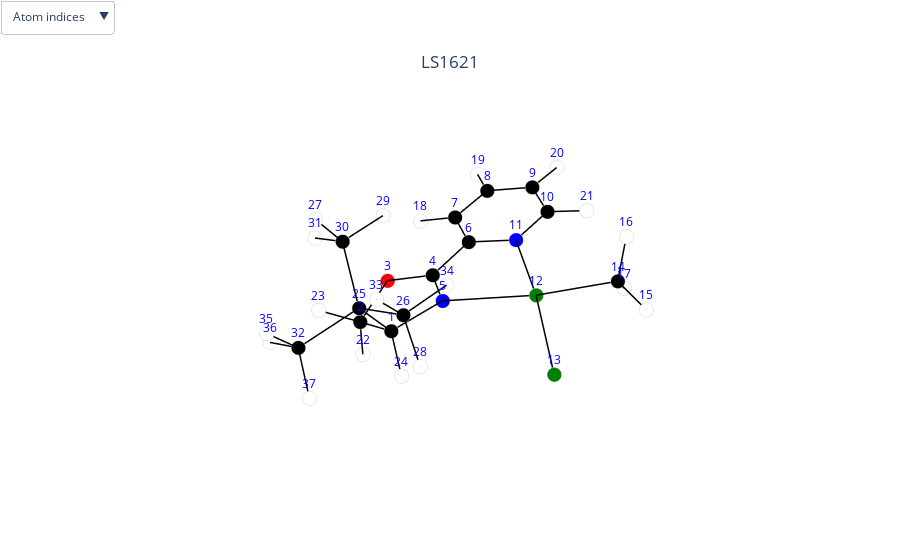

The notebook cell saved with this chart:
### Code cell
mols.visualize_molecules([0])

### Figure 1 — Plotly figure (JSON) as saved in the notebook; plotly's stock layout.template omitted (floating-point values rounded to 4 significant figures)
{"data": [{"marker": {"color": ["black", "black", "red", "black", "blue", "black", "black", "black", "black", "black", "blue", "green", "green", "black", "white", "white", "white", "white", "white", "white", "white", "white", "white", "white", "black", "black", "white", "white", "white", "black", "white", "black", "white", "white", "white", "white", "white"], "line": {"color": "lightgray", "width": 2}, "size": 5}, "mode": "markers", "name": "atoms", "text": ["C", "C", "O", "C", "N", "C", "C", "C", "C", "C", "N", "Pd", "Cl", "C", "H", "H", "H", "H", "H", "H", "H", "H", "H", "H", "C", "C", "H", "H", "H", "C", "H", "C", "H", "H", "H", "H", "H"], "type": "scatter3d", "x": [2.134, 2.037, 0.7242, 0.08002, 0.7303, -1.352, -2.009, -3.353, -3.979, -3.244, -1.958, -0.7168, 0.7184, -2.209, -1.885, -2.572, -2.989, -1.467, -3.899, -5.023, -3.697, 2.067, 2.769, 2.48, 3.033, 2.938, 3.253, 3.176, 1.582, 2.606, 2.677, 4.478, 3.635, 1.933, 5.143, 4.616, 4.796], "y": [-0.695, -2.12, -2.583, -1.48, -0.3981, -1.59, -2.807, -2.829, -1.638, -0.4595, -0.4315, 1.344, 3.114, 2.602, 3.631, 2.439, 2.366, -3.704, -3.762, -1.608, 0.4958, -2.13, -2.819, 0.02511, -0.5674, 0.8566, -1.447, 1.596, -1.365, -1.558, -2.597, -0.8433, 0.9768, 1.086, -0.723, -1.857, -0.1395], "z": [-0.6971, -1.283, -0.8798, -0.4727, -0.3864, -0.1401, -0.1375, 0.209, 0.5307, 0.4926, 0.1665, -0.06091, -0.5104, 0.2328, 0.1127, 1.252, -0.4965, -0.4013, 0.2255, 0.8063, 0.7258, -2.372, -0.8886, -1.441, 0.5538, 1.1, 2.51, 0.3345, 1.961, 1.638, 1.308, 0.1299, 1.932, 1.454, 0.9865, -0.2515, -0.6419]}, {"hoverinfo": "none", "line": {"color": "black", "width": 3}, "mode": "lines", "name": "bonds", "type": "scatter3d", "x": [2.134, 2.037, null, 2.037, 0.7242, null, 0.7242, 0.08002, null, 0.08002, 0.7303, null, -1.352, -2.009, null, -2.009, -3.353, null, -3.979, -3.353, null, -3.979, -3.244, null, -3.244, -1.958, null, -1.958, -0.7168, null, -0.7168, 0.7184, null, -2.209, -1.885, null, 3.033, 2.938, null, 1.582, 2.606, null, 2.606, 2.677, null, 0.08002, -1.352, null, -0.7168, -2.209, null, -2.209, -2.572, null, 2.938, 3.176, null, -2.989, -2.209, null, 3.253, 2.606, null, 5.143, 4.478, null, 2.134, 0.7303, null, 4.616, 4.478, null, -1.958, -1.352, null, 3.033, 2.606, null, 4.796, 4.478, null, -0.7168, 0.7303, null, 3.033, 4.478, null, 3.635, 2.938, null, 2.938, 1.933, null, -1.467, -2.009, null, -3.899, -3.353, null, -3.979, -5.023, null, -3.244, -3.697, null, 3.033, 2.134, null, 2.134, 2.48, null, 2.037, 2.769, null, 2.037, 2.067, null], "y": [-0.695, -2.12, null, -2.12, -2.583, null, -2.583, -1.48, null, -1.48, -0.3981, null, -1.59, -2.807, null, -2.807, -2.829, null, -1.638, -2.829, null, -1.638, -0.4595, null, -0.4595, -0.4315, null, -0.4315, 1.344, null, 1.344, 3.114, null, 2.602, 3.631, null, -0.5674, 0.8566, null, -1.365, -1.558, null, -1.558, -2.597, null, -1.48, -1.59, null, 1.344, 2.602, null, 2.602, 2.439, null, 0.8566, 1.596, null, 2.366, 2.602, null, -1.447, -1.558, null, -0.723, -0.8433, null, -0.695, -0.3981, null, -1.857, -0.8433, null, -0.4315, -1.59, null, -0.5674, -1.558, null, -0.1395, -0.8433, null, 1.344, -0.3981, null, -0.5674, -0.8433, null, 0.9768, 0.8566, null, 0.8566, 1.086, null, -3.704, -2.807, null, -3.762, -2.829, null, -1.638, -1.608, null, -0.4595, 0.4958, null, -0.5674, -0.695, null, -0.695, 0.02511, null, -2.12, -2.819, null, -2.12, -2.13, null], "z": [-0.6971, -1.283, null, -1.283, -0.8798, null, -0.8798, -0.4727, null, -0.4727, -0.3864, null, -0.1401, -0.1375, null, -0.1375, 0.209, null, 0.5307, 0.209, null, 0.5307, 0.4926, null, 0.4926, 0.1665, null, 0.1665, -0.06091, null, -0.06091, -0.5104, null, 0.2328, 0.1127, null, 0.5538, 1.1, null, 1.961, 1.638, null, 1.638, 1.308, null, -0.4727, -0.1401, null, -0.06091, 0.2328, null, 0.2328, 1.252, null, 1.1, 0.3345, null, -0.4965, 0.2328, null, 2.51, 1.638, null, 0.9865, 0.1299, null, -0.6971, -0.3864, null, -0.2515, 0.1299, null, 0.1665, -0.1401, null, 0.5538, 1.638, null, -0.6419, 0.1299, null, -0.06091, -0.3864, null, 0.5538, 0.1299, null, 1.932, 1.1, null, 1.1, 1.454, null, -0.4013, -0.1375, null, 0.2255, 0.209, null, 0.5307, 0.8063, null, 0.4926, 0.7258, null, 0.5538, -0.6971, null, -0.6971, -1.441, null, -1.283, -0.8886, null, -1.283, -2.372, null]}, {"line": {"color": "red", "width": 8}, "mode": "lines", "name": "Dipole X", "showlegend": true, "type": "scatter3d", "visible": false, "x": [0, -15.32], "y": [0, 0], "z": [0, 0]}, {"anchor": "tip", "colorscale": [[0, "red"], [1, "red"]], "name": "Dipole X", "showlegend": false, "showscale": false, "sizemode": "scaled", "sizeref": 0.2, "type": "cone", "u": [-15.47], "v": [0], "visible": false, "w": [0], "x": [-15.47], "y": [0], "z": [0]}, {"line": {"color": "green", "width": 8}, "mode": "lines", "name": "Dipole Y", "showlegend": true, "type": "scatter3d", "visible": false, "x": [0, 0], "y": [0, -51.13], "z": [0, 0]}, {"anchor": "tip", "colorscale": [[0, "green"], [1, "green"]], "name": "Dipole Y", "showlegend": false, "showscale": false, "sizemode": "scaled", "sizeref": 0.2, "type": "cone", "u": [0], "v": [-51.28], "visible": false, "w": [0], "x": [0], "y": [-51.28], "z": [0]}, {"line": {"color": "blue", "width": 8}, "mode": "lines", "name": "Dipole Z", "showlegend": true, "type": "scatter3d", "visible": false, "x": [0, 0], "y": [0, 0], "z": [0, 3.16]}, {"anchor": "tip", "colorscale": [[0, "blue"], [1, "blue"]], "name": "Dipole Z", "showlegend": false, "showscale": false, "sizemode": "scaled", "sizeref": 0.2, "type": "cone", "u": [0], "v": [0], "visible": false, "w": [3.31], "x": [0], "y": [0], "z": [3.31]}, {"line": {"color": "purple", "width": 8}, "mode": "lines", "name": "Total Dipole", "showlegend": true, "type": "scatter3d", "visible": false, "x": [0, -15.43], "y": [0, -51.13], "z": [0, 3.3]}, {"anchor": "tip", "colorscale": [[0, "purple"], [1, "purple"]], "name": "Total Dipole", "showlegend": false, "showscale": false, "sizemode": "scaled", "sizeref": 0.2, "type": "cone", "u": [-15.47], "v": [-51.28], "visible": false, "w": [3.31], "x": [-15.47], "y": [-51.28], "z": [3.31]}], "layout": {"margin": {"b": 0, "l": 0, "r": 0, "t": 0}, "scene": {"annotations": [{"font": {"color": "blue"}, "showarrow": false, "text": "1", "x": 2.134, "y": -0.695, "yshift": 15, "z": -0.6971}, {"font": {"color": "blue"}, "showarrow": false, "text": "2", "x": 2.037, "y": -2.12, "yshift": 15, "z": -1.283}, {"font": {"color": "blue"}, "showarrow": false, "text": "3", "x": 0.7242, "y": -2.583, "yshift": 15, "z": -0.8798}, {"font": {"color": "blue"}, "showarrow": false, "text": "4", "x": 0.08002, "y": -1.48, "yshift": 15, "z": -0.4727}, {"font": {"color": "blue"}, "showarrow": false, "text": "5", "x": 0.7303, "y": -0.3981, "yshift": 15, "z": -0.3864}, {"font": {"color": "blue"}, "showarrow": false, "text": "6", "x": -1.352, "y": -1.59, "yshift": 15, "z": -0.1401}, {"font": {"color": "blue"}, "showarrow": false, "text": "7", "x": -2.009, "y": -2.807, "yshift": 15, "z": -0.1375}, {"font": {"color": "blue"}, "showarrow": false, "text": "8", "x": -3.353, "y": -2.829, "yshift": 15, "z": 0.209}, {"font": {"color": "blue"}, "showarrow": false, "text": "9", "x": -3.979, "y": -1.638, "yshift": 15, "z": 0.5307}, {"font": {"color": "blue"}, "showarrow": false, "text": "10", "x": -3.244, "y": -0.4595, "yshift": 15, "z": 0.4926}, {"font": {"color": "blue"}, "showarrow": false, "text": "11", "x": -1.958, "y": -0.4315, "yshift": 15, "z": 0.1665}, {"font": {"color": "blue"}, "showarrow": false, "text": "12", "x": -0.7168, "y": 1.344, "yshift": 15, "z": -0.06091}, {"font": {"color": "blue"}, "showarrow": false, "text": "13", "x": 0.7184, "y": 3.114, "yshift": 15, "z": -0.5104}, {"font": {"color": "blue"}, "showarrow": false, "text": "14", "x": -2.209, "y": 2.602, "yshift": 15, "z": 0.2328}, {"font": {"color": "blue"}, "showarrow": false, "text": "15", "x": -1.885, "y": 3.631, "yshift": 15, "z": 0.1127}, {"font": {"color": "blue"}, "showarrow": false, "text": "16", "x": -2.572, "y": 2.439, "yshift": 15, "z": 1.252}, {"font": {"color": "blue"}, "showarrow": false, "text": "17", "x": -2.989, "y": 2.366, "yshift": 15, "z": -0.4965}, {"font": {"color": "blue"}, "showarrow": false, "text": "18", "x": -1.467, "y": -3.704, "yshift": 15, "z": -0.4013}, {"font": {"color": "blue"}, "showarrow": false, "text": "19", "x": -3.899, "y": -3.762, "yshift": 15, "z": 0.2255}, {"font": {"color": "blue"}, "showarrow": false, "text": "20", "x": -5.023, "y": -1.608, "yshift": 15, "z": 0.8063}, {"font": {"color": "blue"}, "showarrow": false, "text": "21", "x": -3.697, "y": 0.4958, "yshift": 15, "z": 0.7258}, {"font": {"color": "blue"}, "showarrow": false, "text": "22", "x": 2.067, "y": -2.13, "yshift": 15, "z": -2.372}, {"font": {"color": "blue"}, "showarrow": false, "text": "23", "x": 2.769, "y": -2.819, "yshift": 15, "z": -0.8886}, {"font": {"color": "blue"}, "showarrow": false, "text": "24", "x": 2.48, "y": 0.02511, "yshift": 15, "z": -1.441}, {"font": {"color": "blue"}, "showarrow": false, "text": "25", "x": 3.033, "y": -0.5674, "yshift": 15, "z": 0.5538}, {"font": {"color": "blue"}, "showarrow": false, "text": "26", "x": 2.938, "y": 0.8566, "yshift": 15, "z": 1.1}, {"font": {"color": "blue"}, "showarrow": false, "text": "27", "x": 3.253, "y": -1.447, "yshift": 15, "z": 2.51}, {"font": {"color": "blue"}, "showarrow": false, "text": "28", "x": 3.176, "y": 1.596, "yshift": 15, "z": 0.3345}, {"font": {"color": "blue"}, "showarrow": false, "text": "29", "x": 1.582, "y": -1.365, "yshift": 15, "z": 1.961}, {"font": {"color": "blue"}, "showarrow": false, "text": "30", "x": 2.606, "y": -1.558, "yshift": 15, "z": 1.638}, {"font": {"color": "blue"}, "showarrow": false, "text": "31", "x": 2.677, "y": -2.597, "yshift": 15, "z": 1.308}, {"font": {"color": "blue"}, "showarrow": false, "text": "32", "x": 4.478, "y": -0.8433, "yshift": 15, "z": 0.1299}, {"font": {"color": "blue"}, "showarrow": false, "text": "33", "x": 3.635, "y": 0.9768, "yshift": 15, "z": 1.932}, {"font": {"color": "blue"}, "showarrow": false, "text": "34", "x": 1.933, "y": 1.086, "yshift": 15, "z": 1.454}, {"font": {"color": "blue"}, "showarrow": false, "text": "35", "x": 5.143, "y": -0.723, "yshift": 15, "z": 0.9865}, {"font": {"color": "blue"}, "showarrow": false, "text": "36", "x": 4.616, "y": -1.857, "yshift": 15, "z": -0.2515}, {"font": {"color": "blue"}, "showarrow": false, "text": "37", "x": 4.796, "y": -0.1395, "yshift": 15, "z": -0.6419}], "xaxis": {"showbackground": false, "showgrid": false, "showticklabels": false, "title": {"font": {"color": "white"}}, "zeroline": false}, "yaxis": {"showbackground": false, "showgrid": false, "showticklabels": false, "title": {"font": {"color": "white"}}, "zeroline": false}, "zaxis": {"showbackground": false, "showgrid": false, "showticklabels": false, "title": {"font": {"color": "white"}}, "zeroline": false}}, "showlegend": false, "title": {"text": "LS1621", "x": 0.5, "xanchor": "center", "y": 0.9, "yanchor": "top"}, "updatemenus": [{"buttons": [{"args": [{"scene.annotations": [{"font": {"color": "blue"}, "showarrow": false, "text": "1", "x": 2.134, "y": -0.695, "yshift": 15, "z": -0.6971}, {"font": {"color": "blue"}, "showarrow": false, "text": "2", "x": 2.037, "y": -2.12, "yshift": 15, "z": -1.283}, {"font": {"color": "blue"}, "showarrow": false, "text": "3", "x": 0.7242, "y": -2.583, "yshift": 15, "z": -0.8798}, {"font": {"color": "blue"}, "showarrow": false, "text": "4", "x": 0.08002, "y": -1.48, "yshift": 15, "z": -0.4727}, {"font": {"color": "blue"}, "showarrow": false, "text": "5", "x": 0.7303, "y": -0.3981, "yshift": 15, "z": -0.3864}, {"font": {"color": "blue"}, "showarrow": false, "text": "6", "x": -1.352, "y": -1.59, "yshift": 15, "z": -0.1401}, {"font": {"color": "blue"}, "showarrow": false, "text": "7", "x": -2.009, "y": -2.807, "yshift": 15, "z": -0.1375}, {"font": {"color": "blue"}, "showarrow": false, "text": "8", "x": -3.353, "y": -2.829, "yshift": 15, "z": 0.209}, {"font": {"color": "blue"}, "showarrow": false, "text": "9", "x": -3.979, "y": -1.638, "yshift": 15, "z": 0.5307}, {"font": {"color": "blue"}, "showarrow": false, "text": "10", "x": -3.244, "y": -0.4595, "yshift": 15, "z": 0.4926}, {"font": {"color": "blue"}, "showarrow": false, "text": "11", "x": -1.958, "y": -0.4315, "yshift": 15, "z": 0.1665}, {"font": {"color": "blue"}, "showarrow": false, "text": "12", "x": -0.7168, "y": 1.344, "yshift": 15, "z": -0.06091}, {"font": {"color": "blue"}, "showarrow": false, "text": "13", "x": 0.7184, "y": 3.114, "yshift": 15, "z": -0.5104}, {"font": {"color": "blue"}, "showarrow": false, "text": "14", "x": -2.209, "y": 2.602, "yshift": 15, "z": 0.2328}, {"font": {"color": "blue"}, "showarrow": false, "text": "15", "x": -1.885, "y": 3.631, "yshift": 15, "z": 0.1127}, {"font": {"color": "blue"}, "showarrow": false, "text": "16", "x": -2.572, "y": 2.439, "yshift": 15, "z": 1.252}, {"font": {"color": "blue"}, "showarrow": false, "text": "17", "x": -2.989, "y": 2.366, "yshift": 15, "z": -0.4965}, {"font": {"color": "blue"}, "showarrow": false, "text": "18", "x": -1.467, "y": -3.704, "yshift": 15, "z": -0.4013}, {"font": {"color": "blue"}, "showarrow": false, "text": "19", "x": -3.899, "y": -3.762, "yshift": 15, "z": 0.2255}, {"font": {"color": "blue"}, "showarrow": false, "text": "20", "x": -5.023, "y": -1.608, "yshift": 15, "z": 0.8063}, {"font": {"color": "blue"}, "showarrow": false, "text": "21", "x": -3.697, "y": 0.4958, "yshift": 15, "z": 0.7258}, {"font": {"color": "blue"}, "showarrow": false, "text": "22", "x": 2.067, "y": -2.13, "yshift": 15, "z": -2.372}, {"font": {"color": "blue"}, "showarrow": false, "text": "23", "x": 2.769, "y": -2.819, "yshift": 15, "z": -0.8886}, {"font": {"color": "blue"}, "showarrow": false, "text": "24", "x": 2.48, "y": 0.02511, "yshift": 15, "z": -1.441}, {"font": {"color": "blue"}, "showarrow": false, "text": "25", "x": 3.033, "y": -0.5674, "yshift": 15, "z": 0.5538}, {"font": {"color": "blue"}, "showarrow": false, "text": "26", "x": 2.938, "y": 0.8566, "yshift": 15, "z": 1.1}, {"font": {"color": "blue"}, "showarrow": false, "text": "27", "x": 3.253, "y": -1.447, "yshift": 15, "z": 2.51}, {"font": {"color": "blue"}, "showarrow": false, "text": "28", "x": 3.176, "y": 1.596, "yshift": 15, "z": 0.3345}, {"font": {"color": "blue"}, "showarrow": false, "text": "29", "x": 1.582, "y": -1.365, "yshift": 15, "z": 1.961}, {"font": {"color": "blue"}, "showarrow": false, "text": "30", "x": 2.606, "y": -1.558, "yshift": 15, "z": 1.638}, {"font": {"color": "blue"}, "showarrow": false, "text": "31", "x": 2.677, "y": -2.597, "yshift": 15, "z": 1.308}, {"font": {"color": "blue"}, "showarrow": false, "text": "32", "x": 4.478, "y": -0.8433, "yshift": 15, "z": 0.1299}, {"font": {"color": "blue"}, "showarrow": false, "text": "33", "x": 3.635, "y": 0.9768, "yshift": 15, "z": 1.932}, {"font": {"color": "blue"}, "showarrow": false, "text": "34", "x": 1.933, "y": 1.086, "yshift": 15, "z": 1.454}, {"font": {"color": "blue"}, "showarrow": false, "text": "35", "x": 5.143, "y": -0.723, "yshift": 15, "z": 0.9865}, {"font": {"color": "blue"}, "showarrow": false, "text": "36", "x": 4.616, "y": -1.857, "yshift": 15, "z": -0.2515}, {"font": {"color": "blue"}, "showarrow": false, "text": "37", "x": 4.796, "y": -0.1395, "yshift": 15, "z": -0.6419}]}], "label": "Atom indices", "method": "relayout"}, {"args": [{"scene.annotations": [{"showarrow": false, "text": "1.54", "x": 2.086, "y": -1.408, "yshift": 10, "z": -0.9899}, {"showarrow": false, "text": "1.45", "x": 1.381, "y": -2.351, "yshift": 10, "z": -1.081}, {"showarrow": false, "text": "1.34", "x": 0.4021, "y": -2.031, "yshift": 10, "z": -0.6763}, {"showarrow": false, "text": "1.27", "x": 0.4052, "y": -0.9391, "yshift": 10, "z": -0.4296}, {"showarrow": false, "text": "1.38", "x": -1.68, "y": -2.198, "yshift": 10, "z": -0.1388}, {"showarrow": false, "text": "1.39", "x": -2.681, "y": -2.818, "yshift": 10, "z": 0.03577}, {"showarrow": false, "text": "1.38", "x": -3.666, "y": -2.233, "yshift": 10, "z": 0.3699}, {"showarrow": false, "text": "1.39", "x": -3.612, "y": -1.049, "yshift": 10, "z": 0.5117}, {"showarrow": false, "text": "1.33", "x": -2.601, "y": -0.4455, "yshift": 10, "z": 0.3295}, {"showarrow": false, "text": "2.18", "x": -1.338, "y": 0.4563, "yshift": 10, "z": 0.05279}, {"showarrow": false, "text": "2.32", "x": 0.000778, "y": 2.229, "yshift": 10, "z": -0.2856}, {"showarrow": false, "text": "1.09", "x": -2.047, "y": 3.117, "yshift": 10, "z": 0.1727}, {"showarrow": false, "text": "1.53", "x": 2.986, "y": 0.1446, "yshift": 10, "z": 0.8271}, {"showarrow": false, "text": "1.09", "x": 2.094, "y": -1.462, "yshift": 10, "z": 1.799}, {"showarrow": false, "text": "1.09", "x": 2.642, "y": -2.078, "yshift": 10, "z": 1.473}, {"showarrow": false, "text": "1.47", "x": -0.6359, "y": -1.535, "yshift": 10, "z": -0.3064}, {"showarrow": false, "text": "1.97", "x": -1.463, "y": 1.973, "yshift": 10, "z": 0.08592}, {"showarrow": false, "text": "1.09", "x": -2.391, "y": 2.521, "yshift": 10, "z": 0.7422}, {"showarrow": false, "text": "1.09", "x": 3.057, "y": 1.226, "yshift": 10, "z": 0.7174}, {"showarrow": false, "text": "1.09", "x": -2.599, "y": 2.484, "yshift": 10, "z": -0.1319}, {"showarrow": false, "text": "1.09", "x": 2.93, "y": -1.503, "yshift": 10, "z": 2.074}, {"showarrow": false, "text": "1.09", "x": 4.81, "y": -0.7831, "yshift": 10, "z": 0.5582}, {"showarrow": false, "text": "1.47", "x": 1.432, "y": -0.5465, "yshift": 10, "z": -0.5418}, {"showarrow": false, "text": "1.09", "x": 4.547, "y": -1.35, "yshift": 10, "z": -0.06077}, {"showarrow": false, "text": "1.34", "x": -1.655, "y": -1.011, "yshift": 10, "z": 0.01321}, {"showarrow": false, "text": "1.53", "x": 2.82, "y": -1.063, "yshift": 10, "z": 1.096}, {"showarrow": false, "text": "1.09", "x": 4.637, "y": -0.4914, "yshift": 10, "z": -0.256}, {"showarrow": false, "text": "2.29", "x": 0.006756, "y": 0.473, "yshift": 10, "z": -0.2237}, {"showarrow": false, "text": "1.53", "x": 3.756, "y": -0.7053, "yshift": 10, "z": 0.3419}, {"showarrow": false, "text": "1.09", "x": 3.287, "y": 0.9167, "yshift": 10, "z": 1.516}, {"showarrow": false, "text": "1.09", "x": 2.435, "y": 0.9712, "yshift": 10, "z": 1.277}, {"showarrow": false, "text": "1.08", "x": -1.738, "y": -3.255, "yshift": 10, "z": -0.2694}, {"showarrow": false, "text": "1.08", "x": -3.626, "y": -3.295, "yshift": 10, "z": 0.2173}, {"showarrow": false, "text": "1.08", "x": -4.501, "y": -1.623, "yshift": 10, "z": 0.6685}, {"showarrow": false, "text": "1.08", "x": -3.47, "y": 0.01814, "yshift": 10, "z": 0.6092}, {"showarrow": false, "text": "1.55", "x": 2.584, "y": -0.6312, "yshift": 10, "z": -0.07164}, {"showarrow": false, "text": "1.09", "x": 2.307, "y": -0.3349, "yshift": 10, "z": -1.069}, {"showarrow": false, "text": "1.09", "x": 2.403, "y": -2.47, "yshift": 10, "z": -1.086}, {"showarrow": false, "text": "1.09", "x": 2.052, "y": -2.125, "yshift": 10, "z": -1.827}]}], "label": "Bond lengths", "method": "relayout"}, {"args": [{"scene.annotations": [{"font": {"color": "blue"}, "showarrow": false, "text": "1", "x": 2.134, "y": -0.695, "yshift": 15, "z": -0.6971}, {"font": {"color": "blue"}, "showarrow": false, "text": "2", "x": 2.037, "y": -2.12, "yshift": 15, "z": -1.283}, {"font": {"color": "blue"}, "showarrow": false, "text": "3", "x": 0.7242, "y": -2.583, "yshift": 15, "z": -0.8798}, {"font": {"color": "blue"}, "showarrow": false, "text": "4", "x": 0.08002, "y": -1.48, "yshift": 15, "z": -0.4727}, {"font": {"color": "blue"}, "showarrow": false, "text": "5", "x": 0.7303, "y": -0.3981, "yshift": 15, "z": -0.3864}, {"font": {"color": "blue"}, "showarrow": false, "text": "6", "x": -1.352, "y": -1.59, "yshift": 15, "z": -0.1401}, {"font": {"color": "blue"}, "showarrow": false, "text": "7", "x": -2.009, "y": -2.807, "yshift": 15, "z": -0.1375}, {"font": {"color": "blue"}, "showarrow": false, "text": "8", "x": -3.353, "y": -2.829, "yshift": 15, "z": 0.209}, {"font": {"color": "blue"}, "showarrow": false, "text": "9", "x": -3.979, "y": -1.638, "yshift": 15, "z": 0.5307}, {"font": {"color": "blue"}, "showarrow": false, "text": "10", "x": -3.244, "y": -0.4595, "yshift": 15, "z": 0.4926}, {"font": {"color": "blue"}, "showarrow": false, "text": "11", "x": -1.958, "y": -0.4315, "yshift": 15, "z": 0.1665}, {"font": {"color": "blue"}, "showarrow": false, "text": "12", "x": -0.7168, "y": 1.344, "yshift": 15, "z": -0.06091}, {"font": {"color": "blue"}, "showarrow": false, "text": "13", "x": 0.7184, "y": 3.114, "yshift": 15, "z": -0.5104}, {"font": {"color": "blue"}, "showarrow": false, "text": "14", "x": -2.209, "y": 2.602, "yshift": 15, "z": 0.2328}, {"font": {"color": "blue"}, "showarrow": false, "text": "15", "x": -1.885, "y": 3.631, "yshift": 15, "z": 0.1127}, {"font": {"color": "blue"}, "showarrow": false, "text": "16", "x": -2.572, "y": 2.439, "yshift": 15, "z": 1.252}, {"font": {"color": "blue"}, "showarrow": false, "text": "17", "x": -2.989, "y": 2.366, "yshift": 15, "z": -0.4965}, {"font": {"color": "blue"}, "showarrow": false, "text": "18", "x": -1.467, "y": -3.704, "yshift": 15, "z": -0.4013}, {"font": {"color": "blue"}, "showarrow": false, "text": "19", "x": -3.899, "y": -3.762, "yshift": 15, "z": 0.2255}, {"font": {"color": "blue"}, "showarrow": false, "text": "20", "x": -5.023, "y": -1.608, "yshift": 15, "z": 0.8063}, {"font": {"color": "blue"}, "showarrow": false, "text": "21", "x": -3.697, "y": 0.4958, "yshift": 15, "z": 0.7258}, {"font": {"color": "blue"}, "showarrow": false, "text": "22", "x": 2.067, "y": -2.13, "yshift": 15, "z": -2.372}, {"font": {"color": "blue"}, "showarrow": false, "text": "23", "x": 2.769, "y": -2.819, "yshift": 15, "z": -0.8886}, {"font": {"color": "blue"}, "showarrow": false, "text": "24", "x": 2.48, "y": 0.02511, "yshift": 15, "z": -1.441}, {"font": {"color": "blue"}, "showarrow": false, "text": "25", "x": 3.033, "y": -0.5674, "yshift": 15, "z": 0.5538}, {"font": {"color": "blue"}, "showarrow": false, "text": "26", "x": 2.938, "y": 0.8566, "yshift": 15, "z": 1.1}, {"font": {"color": "blue"}, "showarrow": false, "text": "27", "x": 3.253, "y": -1.447, "yshift": 15, "z": 2.51}, {"font": {"color": "blue"}, "showarrow": false, "text": "28", "x": 3.176, "y": 1.596, "yshift": 15, "z": 0.3345}, {"font": {"color": "blue"}, "showarrow": false, "text": "29", "x": 1.582, "y": -1.365, "yshift": 15, "z": 1.961}, {"font": {"color": "blue"}, "showarrow": false, "text": "30", "x": 2.606, "y": -1.558, "yshift": 15, "z": 1.638}, {"font": {"color": "blue"}, "showarrow": false, "text": "31", "x": 2.677, "y": -2.597, "yshift": 15, "z": 1.308}, {"font": {"color": "blue"}, "showarrow": false, "text": "32", "x": 4.478, "y": -0.8433, "yshift": 15, "z": 0.1299}, {"font": {"color": "blue"}, "showarrow": false, "text": "33", "x": 3.635, "y": 0.9768, "yshift": 15, "z": 1.932}, {"font": {"color": "blue"}, "showarrow": false, "text": "34", "x": 1.933, "y": 1.086, "yshift": 15, "z": 1.454}, {"font": {"color": "blue"}, "showarrow": false, "text": "35", "x": 5.143, "y": -0.723, "yshift": 15, "z": 0.9865}, {"font": {"color": "blue"}, "showarrow": false, "text": "36", "x": 4.616, "y": -1.857, "yshift": 15, "z": -0.2515}, {"font": {"color": "blue"}, "showarrow": false, "text": "37", "x": 4.796, "y": -0.1395, "yshift": 15, "z": -0.6419}, {"showarrow": false, "text": "1.54", "x": 2.086, "y": -1.408, "yshift": 10, "z": -0.9899}, {"showarrow": false, "text": "1.45", "x": 1.381, "y": -2.351, "yshift": 10, "z": -1.081}, {"showarrow": false, "text": "1.34", "x": 0.4021, "y": -2.031, "yshift": 10, "z": -0.6763}, {"showarrow": false, "text": "1.27", "x": 0.4052, "y": -0.9391, "yshift": 10, "z": -0.4296}, {"showarrow": false, "text": "1.38", "x": -1.68, "y": -2.198, "yshift": 10, "z": -0.1388}, {"showarrow": false, "text": "1.39", "x": -2.681, "y": -2.818, "yshift": 10, "z": 0.03577}, {"showarrow": false, "text": "1.38", "x": -3.666, "y": -2.233, "yshift": 10, "z": 0.3699}, {"showarrow": false, "text": "1.39", "x": -3.612, "y": -1.049, "yshift": 10, "z": 0.5117}, {"showarrow": false, "text": "1.33", "x": -2.601, "y": -0.4455, "yshift": 10, "z": 0.3295}, {"showarrow": false, "text": "2.18", "x": -1.338, "y": 0.4563, "yshift": 10, "z": 0.05279}, {"showarrow": false, "text": "2.32", "x": 0.000778, "y": 2.229, "yshift": 10, "z": -0.2856}, {"showarrow": false, "text": "1.09", "x": -2.047, "y": 3.117, "yshift": 10, "z": 0.1727}, {"showarrow": false, "text": "1.53", "x": 2.986, "y": 0.1446, "yshift": 10, "z": 0.8271}, {"showarrow": false, "text": "1.09", "x": 2.094, "y": -1.462, "yshift": 10, "z": 1.799}, {"showarrow": false, "text": "1.09", "x": 2.642, "y": -2.078, "yshift": 10, "z": 1.473}, {"showarrow": false, "text": "1.47", "x": -0.6359, "y": -1.535, "yshift": 10, "z": -0.3064}, {"showarrow": false, "text": "1.97", "x": -1.463, "y": 1.973, "yshift": 10, "z": 0.08592}, {"showarrow": false, "text": "1.09", "x": -2.391, "y": 2.521, "yshift": 10, "z": 0.7422}, {"showarrow": false, "text": "1.09", "x": 3.057, "y": 1.226, "yshift": 10, "z": 0.7174}, {"showarrow": false, "text": "1.09", "x": -2.599, "y": 2.484, "yshift": 10, "z": -0.1319}, {"showarrow": false, "text": "1.09", "x": 2.93, "y": -1.503, "yshift": 10, "z": 2.074}, {"showarrow": false, "text": "1.09", "x": 4.81, "y": -0.7831, "yshift": 10, "z": 0.5582}, {"showarrow": false, "text": "1.47", "x": 1.432, "y": -0.5465, "yshift": 10, "z": -0.5418}, {"showarrow": false, "text": "1.09", "x": 4.547, "y": -1.35, "yshift": 10, "z": -0.06077}, {"showarrow": false, "text": "1.34", "x": -1.655, "y": -1.011, "yshift": 10, "z": 0.01321}, {"showarrow": false, "text": "1.53", "x": 2.82, "y": -1.063, "yshift": 10, "z": 1.096}, {"showarrow": false, "text": "1.09", "x": 4.637, "y": -0.4914, "yshift": 10, "z": -0.256}, {"showarrow": false, "text": "2.29", "x": 0.006756, "y": 0.473, "yshift": 10, "z": -0.2237}, {"showarrow": false, "text": "1.53", "x": 3.756, "y": -0.7053, "yshift": 10, "z": 0.3419}, {"showarrow": false, "text": "1.09", "x": 3.287, "y": 0.9167, "yshift": 10, "z": 1.516}, {"showarrow": false, "text": "1.09", "x": 2.435, "y": 0.9712, "yshift": 10, "z": 1.277}, {"showarrow": false, "text": "1.08", "x": -1.738, "y": -3.255, "yshift": 10, "z": -0.2694}, {"showarrow": false, "text": "1.08", "x": -3.626, "y": -3.295, "yshift": 10, "z": 0.2173}, {"showarrow": false, "text": "1.08", "x": -4.501, "y": -1.623, "yshift": 10, "z": 0.6685}, {"showarrow": false, "text": "1.08", "x": -3.47, "y": 0.01814, "yshift": 10, "z": 0.6092}, {"showarrow": false, "text": "1.55", "x": 2.584, "y": -0.6312, "yshift": 10, "z": -0.07164}, {"showarrow": false, "text": "1.09", "x": 2.307, "y": -0.3349, "yshift": 10, "z": -1.069}, {"showarrow": false, "text": "1.09", "x": 2.403, "y": -2.47, "yshift": 10, "z": -1.086}, {"showarrow": false, "text": "1.09", "x": 2.052, "y": -2.125, "yshift": 10, "z": -1.827}]}], "label": "Both", "method": "relayout"}, {"args": [{"scene.annotations": []}], "label": "Hide all", "method": "relayout"}, {"args": [{"visible": [true, true, true, true, true, true, true, true, true, true]}, {}], "label": "Show dipole", "method": "update"}, {"args": [{"visible": [true, true, false, false, false, false, false, false, false, false]}, {}], "label": "Hide dipole", "method": "update"}], "direction": "down", "xanchor": "left", "yanchor": "top"}]}}
